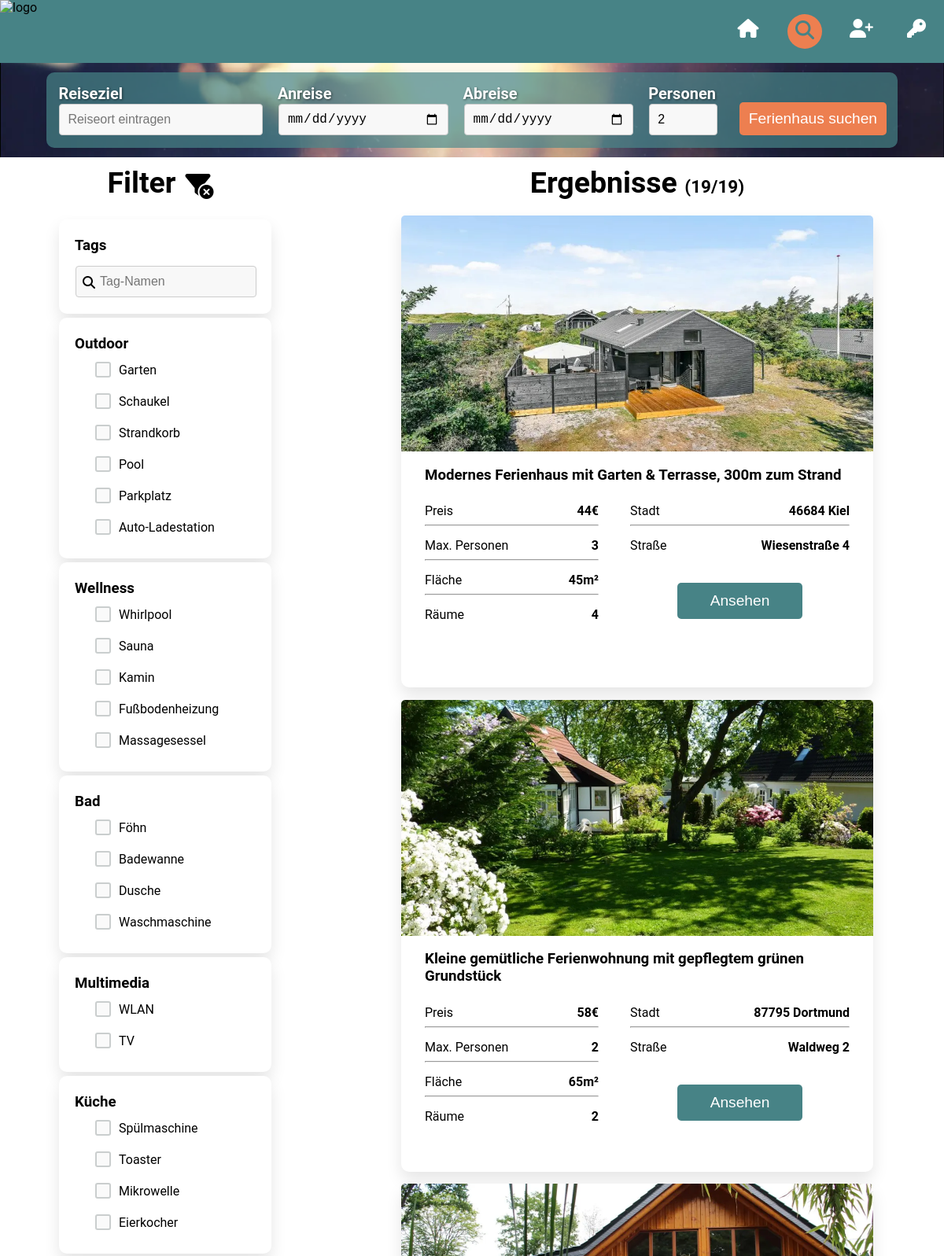
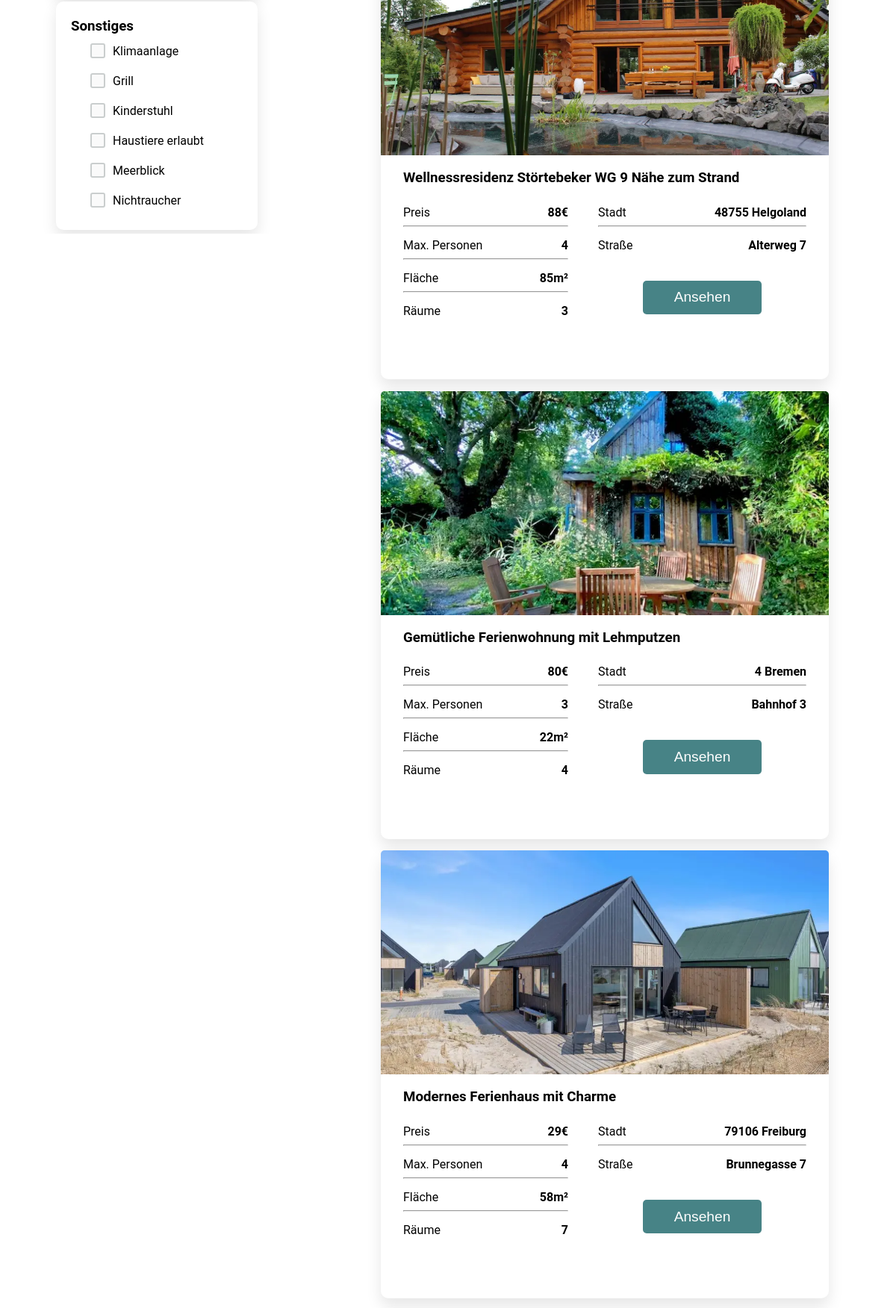
/offer/find (upper part), run on the app's committed database (2 pictures, top to bottom).
### tables this page shows
CREATE TABLE IF NOT EXISTS `features`
(
    `id`       INT UNSIGNED NOT NULL AUTO_INCREMENT,
    `name`     VARCHAR(45)  NOT NULL,
    `category` VARCHAR(45)  NOT NULL,
    PRIMARY KEY (`id`)
);

CREATE TABLE IF NOT EXISTS `houses`
(
    `id`           INT UNSIGNED      NOT NULL AUTO_INCREMENT,
    `name`         VARCHAR(64)       NOT NULL,
    `description`  LONGTEXT          NOT NULL,
    `price`        DECIMAL UNSIGNED  NOT NULL,
    `max_person`   SMALLINT UNSIGNED NOT NULL,
    `postal_code`  VARCHAR(10)       NOT NULL,
    `city`         VARCHAR(45)       NOT NULL,
    `street`       VARCHAR(64)       NOT NULL,
    `house_number` SMALLINT UNSIGNED NOT NULL,
    `square_meter` INT UNSIGNED      NOT NULL,
    `room_count`   SMALLINT UNSIGNED NOT NULL,
    `is_disabled`  TINYINT           NOT NULL DEFAULT 1,
    `owner_id`     INT UNSIGNED      NOT NULL,
    PRIMARY KEY (`id`),
    CONSTRAINT `fk_House_User1`
        FOREIGN KEY (`owner_id`)
            REFERENCES `users` (`id`)
            ON DELETE NO ACTION
            ON UPDATE NO ACTION
);

CREATE TABLE IF NOT EXISTS `images`
(
    `id`           INT UNSIGNED NOT NULL AUTO_INCREMENT,
    `uuid`         VARCHAR(60)  NOT NULL,
    `house_id`     INT UNSIGNED NOT NULL,
    `typetable_id` INT UNSIGNED NOT NULL,
    PRIMARY KEY (`id`),
    CONSTRAINT `fk_Image_House1`
        FOREIGN KEY (`house_id`)
            REFERENCES `houses` (`id`)
            ON DELETE CASCADE
            ON UPDATE NO ACTION,
    CONSTRAINT `fk_Image_Typetable1`
        FOREIGN KEY (`typetable_id`)
            REFERENCES `typetables` (`id`)
            ON DELETE NO ACTION
            ON UPDATE NO ACTION
);

### src/views/search.view.php (the view, shortened to what the rows shown need)
<?php
$houses = $param['houses'] ?? [];
$houseCount = $param['houseCount'] ?? 0;
$features = $param['features'] ?? [];
$featuresSel = $param['featuresSelected'] ?? [];
?>
<link rel="stylesheet" href="/styles/search.css"/>
<form action="/offer/find">
    <div id="layout">
        <div id="filter">
            <div class="headline">
                <div id="filter-fix" class="headline">
                    <h2>Filter</h2>
                </div>
            </div>
            <div class="collapse-content" id="filter-list">
                <div class="filter-list">
                    <?php foreach ($features as $categoryName => $category) { ?>
                        <div class="filter-card">
                            <div class="feature-topic">
                                <h3><?php echo $categoryName; ?></h3>
                            </div>
                            <div class="feature-select-list">
                                <?php foreach ($category as $feature) { ?>
                                    <label class="feature-select">
                                        <input type="checkbox" onchange="useCheckbox()" class="feature-name"
                                               name="<?php echo 'features[' . $categoryName . '][]" value="' . $feature->getName(); ?>"
                                            <?php if (in_array($feature->getName(), array_values(($featuresSel[$categoryName] ?? [])))) {
                                                echo ' checked';
                                            } ?>>
                                        <?php echo $feature->getName(); ?>
                                    </label>
                                <?php } ?>
                            </div>
                        </div>
                    <?php } ?>
                </div>
            </div>
        </div>
        <div id="results">
            <div class="headline">
                <h2>Ergebnisse <span class="result-stats">
                        (<span id="filter-result-count"><?php echo $houseCount ?? "0"; ?></span>/<?php echo $houseCount ?? "0"; ?>)</span>
                </h2>
            </div>
            <?php if (!empty($houses)) {
                foreach ($houses as $house) { ?>
                    <div class="result">
                        <div class="result-card" onclick="openLink('/offer/detail/<?php echo $house->getId() ?>')">
                            <div class="card-image">
                                <img src="<?php echo "/images/" . $house->getFrontimage(); ?>" alt="[alt]">
                            </div>
                            <div class="information">
                                <div class="sub-headline">
                                    <h3 id="name"><?php print $house->getName() ?></h3>
                                </div>
                                <div class="details">
                                    <div class="price detail">
                                        <div class="text">
                                            <span class="key">Preis</span>
                                            <span class="value"><?php print $house->getPrice() ?>€</span>
                                        </div>
                                        <hr/>
                                    </div>
                                    <div class="max-person detail">
                                        <div class="text">
                                            <span class="key">Max. Personen</span>
                                            <span class="value"><?php print $house->getMaxPerson() ?></span>
                                        </div>
                                        <hr/>
                                    </div>
                                    <div class="square-meter detail">
                                        <div class="text">
                                            <span class="key">Fläche</span>
                                            <span class="value"><?php print $house->getSquareMeter() ?>m²</span>
                                        </div>
                                        <hr class="horizontal-line"/>
                                    </div>
                                    <div class="room-count detail">
                                        <div class="text">
                                            <span class="key">Räume</span>
                                            <span class="value"><?php print $house->getRoomCount() ?></span>
                                        </div>
                                    </div>
                                    <div class="city detail">
                                        <div class="text">
                                            <span class="key">Stadt</span>
                                            <span class="value"><?php print $house->getPostalCode() . ' ' . $house->getCity() ?></span>
                                        </div>
                                        <hr/>
                                    </div>
                                    <div class="street detail">
                                        <div class="text">
                                            <span class="key">Straße</span>
                                            <span class="value"><?php print $house->getStreet() . ' ' . $house->getHouseNumber() ?></span>
                                        </div>
                                    </div>
                                    <div class="submit">
                                        <button class="btn-primary" type="button"
                                                onclick="openLink('/offer/detail/<?php echo $house->getId() ?>')">
                                            Ansehen
                                        </button>
                                    </div>
                                </div>
                            </div>
                        </div>
                    </div>
                <?php }
            } else {
                echo "<span>Es tut uns leid, aber zu Ihrer Auswahl wurden keine Ferienhäuser gefunden.</span>";
            } ?>
        </div>
    </div>
</form>

### data on the page
features: name "Garten"
features: name "Schaukel"
features: name "Strandkorb"
features: name "Pool"
features: name "Parkplatz"
features: name "Auto-Ladestation"
features: name "Whirlpool"
features: name "Sauna"
features: name "Kamin"
features: name "Fußbodenheizung"
features: name "Massagesessel"
features: name "Föhn"
features: name "Badewanne"
features: name "Dusche"
features: name "Waschmaschine"
features: name "WLAN"
features: name "TV"
features: name "Spülmaschine"
features: name "Toaster"
features: name "Mikrowelle"
features: name "Eierkocher"
features: name "Klimaanlage"
features: name "Grill"
features: name "Kinderstuhl"
features: name "Haustiere erlaubt"
features: name "Meerblick"
features: name "Nichtraucher"
houses: images.uuid (picture), name "Modernes Ferienhaus mit Garten & Terrasse, 300m zum Strand", price "44", max_person "3", square_meter "45", room_count "4", postal_code "46684", city "Kiel", street "Wiesenstraße", house_number "4"
houses: images.uuid (picture), name "Kleine gemütliche Ferienwohnung mit gepflegtem grünen Grundstück", price "58", max_person "2", square_meter "65", room_count "2", postal_code "87795", city "Dortmund", street "Waldweg", house_number "2"
houses: images.uuid (picture), name "Wellnessresidenz Störtebeker WG 9 Nähe zum Strand", price "88", max_person "4", square_meter "85", room_count "3", postal_code "48755", city "Helgoland", street "Alterweg", house_number "7"
houses: images.uuid (picture), name "Gemütliche Ferienwohnung mit Lehmputzen", price "80", max_person "3", square_meter "22", room_count "4", postal_code "4", city "Bremen", street "Bahnhof", house_number "3"
houses: images.uuid (picture), name "Modernes Ferienhaus mit Charme", price "29", max_person "4", square_meter "58", room_count "7", postal_code "79106", city "Freiburg", street "Brunnegasse", house_number "7"

### other printed values
$categoryName "Outdoor"
$categoryName "Wellness"
$categoryName "Bad"
$categoryName "Multimedia"
$categoryName "Küche"
$categoryName "Sonstiges"
$houseCount "19"
